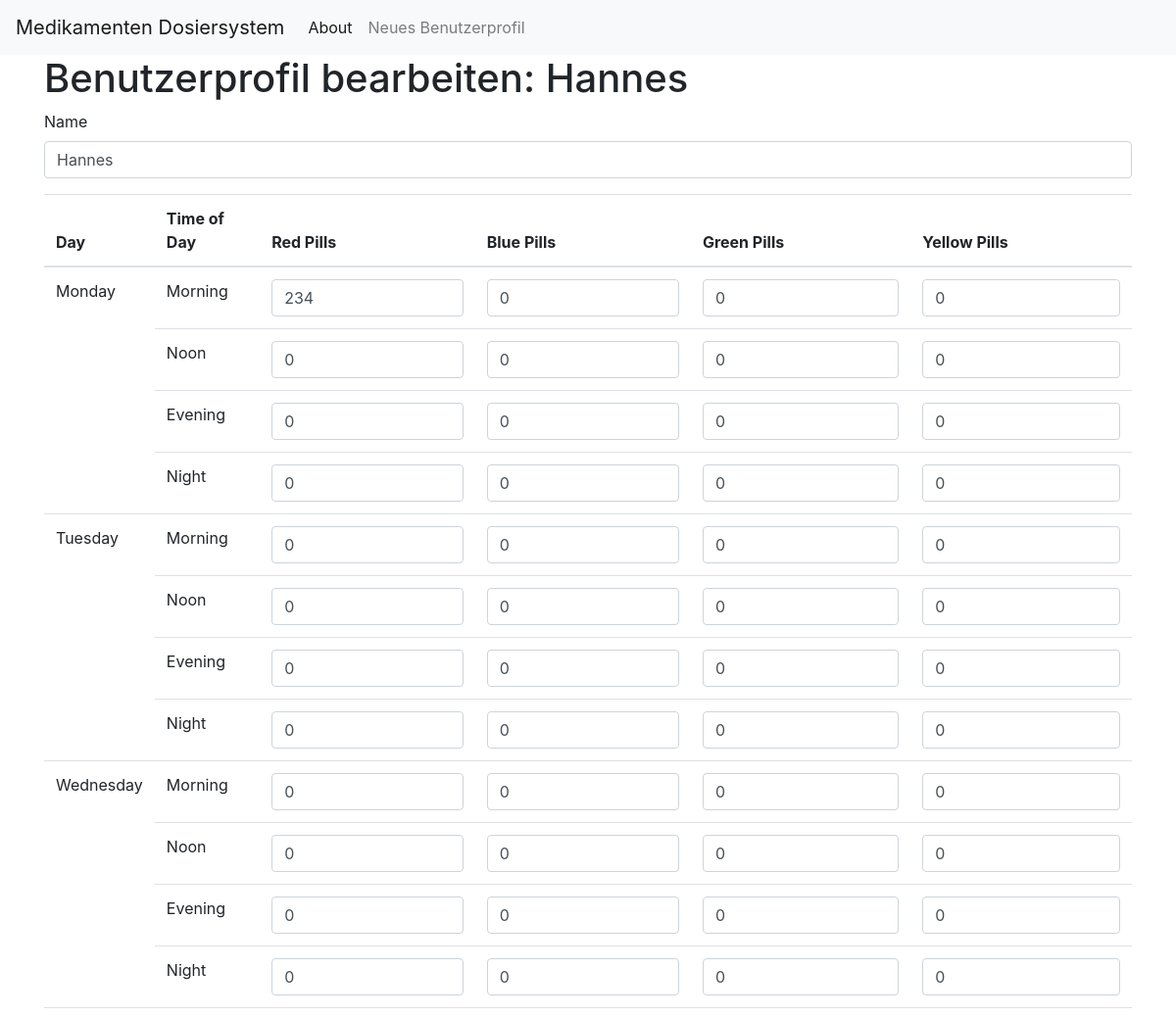
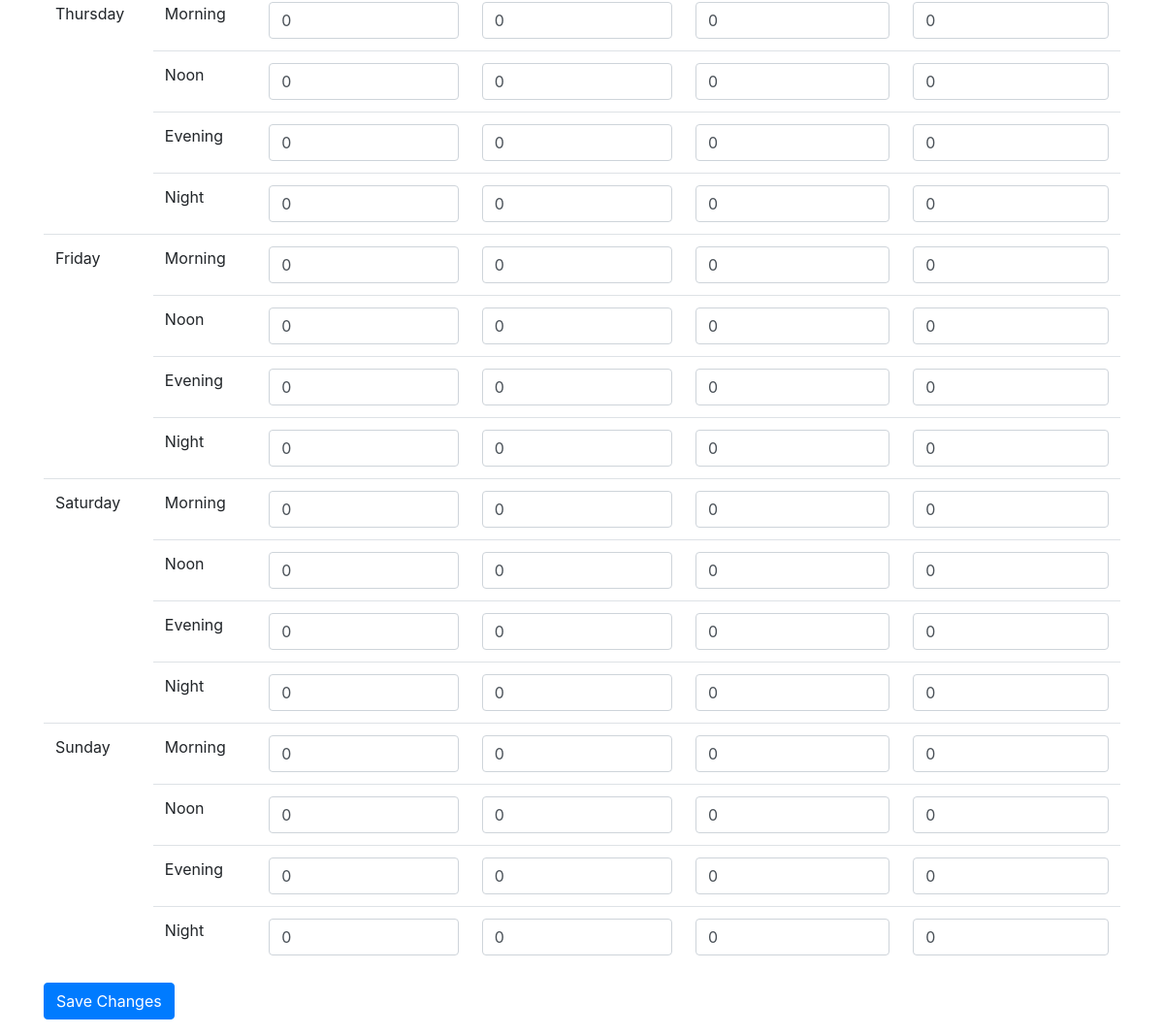
Page /editUser/15 on the committed database (2 pictures, top to bottom).
### tables this page shows
CREATE TABLE Users (
    user_id INTEGER PRIMARY KEY AUTOINCREMENT,
    name TEXT NOT NULL
);

CREATE TABLE UserPlans (
    plan_id INTEGER PRIMARY KEY AUTOINCREMENT,
    user_id INTEGER NOT NULL,
    day_of_week TEXT NOT NULL,
    time_day TEXT NOT NULL, -- morning, noon, evening, night
    pill_id INTEGER NOT NULL,
    quantity INTEGER NOT NULL DEFAULT 0,
    FOREIGN KEY (user_id) REFERENCES Users(user_id),
    FOREIGN KEY (pill_id) REFERENCES Pills(pill_id)
);

### app.py (the view, shortened to what this page needs)
@app.route('/editUser/<int:user_id>', methods=['GET', 'POST'])
def editUser(user_id):
    user = get_user(user_id)  # Fetch user details
    conn = get_db_connection()
    user_plans_raw = conn.execute('''
        SELECT day_of_week, time_day, Pills.color, UserPlans.quantity
        FROM UserPlans
        JOIN Pills ON UserPlans.pill_id = Pills.pill_id
        WHERE UserPlans.user_id = ?
    ''', (user_id,)).fetchall()
    conn.close()
    user_plans = {day: {time: {'red': 0, 'blue': 0, 'green': 0, 'yellow': 0} for time in ['Morning', 'Noon', 'Evening', 'Night']} for day in ['Monday', 'Tuesday', 'Wednesday', 'Thursday', 'Friday', 'Saturday', 'Sunday']}
    time_mapping = {
        'morning': 'Morning',
        'noon': 'Noon',
        'evening': 'Evening',
        'night': 'Night'
    }
    for plan in user_plans_raw:
        day = plan['day_of_week']
        time = time_mapping.get(plan['time_day'].lower(), plan['time_day'])
        color = plan['color']
        quantity = plan['quantity']
        user_plans[day][time][color] = quantity
    return render_template('editUser.html', user=user, user_plans=user_plans)

### app.py (called while the page is built)
def get_db_connection():
    conn = sqlite3.connect('database.db')
    conn.row_factory = sqlite3.Row
    return conn

def get_user(user_id):
    conn = get_db_connection()
    user = conn.execute('SELECT * FROM users WHERE user_id = ?',
                        (user_id,)).fetchone()
    conn.close()
    if user is None:
        abort(404)
    return user

### templates/editUser.html
{% extends 'base.html' %}
{% block content %}
<h1>{% block title %} Benutzerprofil bearbeiten: {{ user['name'] }} {% endblock %}</h1>
<form method="post">
    <div class="form-group">
        <label for="name">Name</label>
        <input type="text" name="name"
               placeholder="Name" class="form-control"
               value="{{ user['name'] }}"></input>
    </div>
    <table class="table">
        <thead>
            <tr>
                <th>Day</th>
                <th>Time of Day</th>
                <th>Red Pills</th>
                <th>Blue Pills</th>
                <th>Green Pills</th>
                <th>Yellow Pills</th>
            </tr>
        </thead>
        <tbody>
            {% for day in ['Monday', 'Tuesday', 'Wednesday', 'Thursday', 'Friday', 'Saturday', 'Sunday'] %}
                {% for time in ['Morning', 'Noon', 'Evening', 'Night'] %}
                <tr>
                    {% if loop.first %}
                    <td rowspan="4">{{ day }}</td>
                    {% endif %}
                    <td>{{ time }}</td>
                    <td><input type="number" name="{{ day }}_{{ time|lower }}_red" class="form-control" value="{{ user_plans[day][time]['red'] }}"></td>
                    <td><input type="number" name="{{ day }}_{{ time|lower }}_blue" class="form-control" value="{{ user_plans[day][time]['blue'] }}"></td>
                    <td><input type="number" name="{{ day }}_{{ time|lower }}_green" class="form-control" value="{{ user_plans[day][time]['green'] }}"></td>
                    <td><input type="number" name="{{ day }}_{{ time|lower }}_yellow" class="form-control" value="{{ user_plans[day][time]['yellow'] }}"></td>
                </tr>
                {% endfor %}
            {% endfor %}
        </tbody>
    </table>
    <div class="form-group">
        <button type="submit" class="btn btn-primary">Save Changes</button>
    </div>
</form>
{% endblock %}

### rows in the picture
Users: name "Hannes"
UserPlans: day_of_week "Monday", time_day "Morning", user_plans "234", user_plans "0"

### other values in the picture
{{ time }} "Noon" "Evening" "Night" "Morning" "Noon" "Evening" "Night" "Morning" "Noon" "Evening" "Night" "Morning" "Noon" "Evening" "Night" "Morning" "Noon" "Evening" "Night" "Morning" "Noon" "Evening" "Night" "Morning" "Noon" "Evening" "Night"
{{ day }} "Tuesday" "Wednesday" "Thursday" "Friday" "Saturday" "Sunday"
